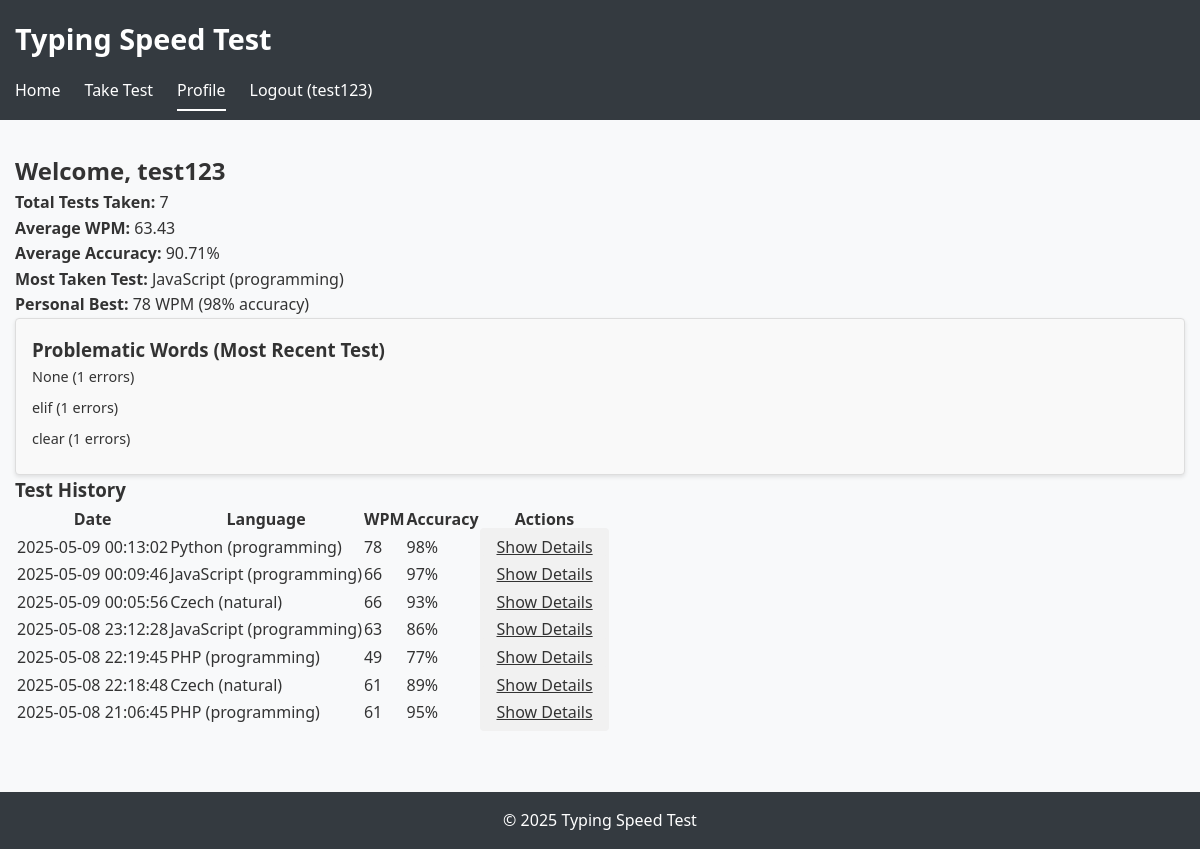
The app's page /profile.php (signed in) with its own data.
### tables this page shows
CREATE TABLE typing_tests (
            id INTEGER PRIMARY KEY AUTOINCREMENT,
            user_id INTEGER,
            language_id INTEGER,
            duration INTEGER NOT NULL,
            wpm REAL NOT NULL,
            accuracy REAL NOT NULL,
            date TIMESTAMP DEFAULT CURRENT_TIMESTAMP,
            FOREIGN KEY (user_id) REFERENCES users(id),
            FOREIGN KEY (language_id) REFERENCES langs(id)
        );

CREATE TABLE langs (
            id INTEGER PRIMARY KEY AUTOINCREMENT,
            name TEXT NOT NULL UNIQUE,
            type TEXT NOT NULL,
            words TEXT NOT NULL
        );

### includes/database.php (called while the page is built, shortened)
<?php
class Database {
    private static $instance = null;
    private $pdo;
    private function __construct() {
        try {
            $this->pdo = new PDO("sqlite:" . DB_PATH);
            $this->pdo->setAttribute(PDO::ATTR_ERRMODE, PDO::ERRMODE_EXCEPTION);
            $this->pdo->exec('PRAGMA foreign_keys = ON');
        } catch (PDOException $e) {
            die("Database connection failed: " . $e->getMessage());
        }
    }
    public static function getInstance() {
        if (self::$instance === null) {
            self::$instance = new self();
        }
        return self::$instance;
    }
    public function getTestResults($userId, $limit = 10) {
        $stmt = $this->pdo->prepare("
            SELECT t.*, l.name as language_name, l.type as language_type
            FROM typing_tests t
            JOIN langs l ON t.language_id = l.id
            WHERE t.user_id = ?
            ORDER BY t.date DESC
            LIMIT ?
        ");
        $stmt->execute([$userId, $limit]);
        return $stmt->fetchAll(PDO::FETCH_ASSOC);
    }
    public function getTestDetails($testId) {
        $stmt = $this->pdo->prepare("
            SELECT * FROM test_details WHERE test_id = ?
        ");
        $stmt->execute([$testId]);
        $details = $stmt->fetch(PDO::FETCH_ASSOC);
        if ($details) {
            $details['problematic_chars'] = json_decode($details['problematic_chars'], true);
            $details['problematic_words'] = json_decode($details['problematic_words'], true);
            $details['progress_data'] = json_decode($details['progress_data'], true);
        }
        return $details;
    }
}
?>

### includes/auth.php (called while the page is built, shortened)
<?php
require_once __DIR__ . '/database.php';
class Auth {
    public function isLoggedIn() {
        return isset($_SESSION['user_id']);
    }
    public function getCurrentUserId() {
        return $this->isLoggedIn() ? $_SESSION['user_id'] : null;
    }
    public function getCurrentUsername() {
        return $this->isLoggedIn() ? $_SESSION['username'] : null;
    }
}
?>

### profile.php (the view, shortened to what this page needs)
<?php
require_once __DIR__ . '/includes/auth.php';
require_once __DIR__ . '/includes/database.php';
$auth = new Auth();
$db = Database::getInstance();
$userId = $auth->getCurrentUserId();
$username = $auth->getCurrentUsername();
$tests = $db->getTestResults($userId, 100);
$totalTests = count($tests);
$personalBest = null;
$avgWpm = 0;
$avgAccuracy = 0;
$mostTakenTest = [];
$problematicWords = [];
if ($totalTests > 0) {
    $totalWpm = 0;
    $totalAccuracy = 0;
    $testCounts = [];
    foreach ($tests as $test) {
        $totalWpm += $test['wpm'];
        $totalAccuracy += $test['accuracy'];
        $testKey = $test['language_name'] . ' (' . $test['language_type'] . ')';
        if (!isset($testCounts[$testKey])) {
            $testCounts[$testKey] = 0;
        }
        $testCounts[$testKey]++;
        if (!$personalBest || $test['wpm'] > $personalBest['wpm']) {
            $personalBest = $test;
        }
    }
    $avgWpm = round($totalWpm / $totalTests, 2);
    $avgAccuracy = round($totalAccuracy / $totalTests, 2);
    arsort($testCounts);
    $mostTakenTest = array_key_first($testCounts);
    $latestTestDetails = $db->getTestDetails($tests[0]['id']);
    if ($latestTestDetails && isset($latestTestDetails['problematic_words'])) {
        $problematicWords = $latestTestDetails['problematic_words'];
    }
}
?>
<!DOCTYPE html>
<html lang="en">
<head>
    <link rel="stylesheet" href="css/styles.css">
</head>
<body>
    <header>
        <div class="container">
            <h1>Typing Speed Test</h1>
            <nav>
                <ul>
                    <li><a href="index.php">Home</a></li>
                    <li><a href="test.php">Take Test</a></li>
                    <li><a href="profile.php" class="active">Profile</a></li>
                    <li><a href="logout.php">Logout (<?= htmlspecialchars($username) ?>)</a></li>
                </ul>
            </nav>
        </div>
    </header>
    <main>
        <div class="container">
            <section class="profile-summary">
                <h2>Welcome, <?= htmlspecialchars($username) ?></h2>
                <div class="stats">
                    <p><strong>Total Tests Taken:</strong> <?= $totalTests ?></p>
                    <p><strong>Average WPM:</strong> <?= $avgWpm ?></p>
                    <p><strong>Average Accuracy:</strong> <?= $avgAccuracy ?>%</p>
                    <p><strong>Most Taken Test:</strong> <?= htmlspecialchars($mostTakenTest) ?></p>
                    <?php if ($personalBest): ?>
                        <p><strong>Personal Best:</strong> <?= $personalBest['wpm'] ?> WPM (<?= $personalBest['accuracy'] ?>% accuracy)</p>
                    <?php endif; ?>
                </div>
            </section>
            <section class="problematic-words">
                <h3>Problematic Words (Most Recent Test)</h3>
                <?php if (!empty($problematicWords)): ?>
                    <ul>
                        <?php foreach ($problematicWords as $word => $count): ?>
                            <li><?= htmlspecialchars($word) ?> (<?= $count ?> errors)</li>
                        <?php endforeach; ?>
                    </ul>
                <?php else: ?>
                    <p>No problematic words found.</p>
                <?php endif; ?>
            </section>
            <section class="test-history">
                <h3>Test History</h3>
                <?php if ($totalTests > 0): ?>
                    <table>
                        <thead>
                            <tr>
                                <th>Date</th>
                                <th>Language</th>
                                <th>WPM</th>
                                <th>Accuracy</th>
                                <th>Actions</th>
                            </tr>
                        </thead>
                        <tbody>
                            <?php foreach ($tests as $test): ?>
                                <tr>
                                    <td><?= htmlspecialchars($test['date']) ?></td>
                                    <td><?= htmlspecialchars($test['language_name']) ?> (<?= htmlspecialchars($test['language_type']) ?>)</td>
                                    <td><?= htmlspecialchars($test['wpm']) ?></td>
                                    <td><?= htmlspecialchars($test['accuracy']) ?>%</td>
                                    <td><a href="profile.php?test_id=<?= htmlspecialchars($test['id']) ?>" class="button secondary">Show Details</a></td>
                                </tr>
                            <?php endforeach; ?>
                        </tbody>
                    </table>
                <?php else: ?>
                    <p>No tests taken yet.</p>
                <?php endif; ?>
            </section>
        </div>
    </main>
    <footer>
        <div class="container">
            <p>&copy; <?= date('Y') ?> Typing Speed Test</p>
        </div>
    </footer>
</body>
</html>

### css/styles.css (style rules this page uses)
* { box-sizing: border-box; margin: 0; padding: 0; }
body { font-family: 'Segoe UI', Tahoma, Geneva, Verdana, sans-serif; line-height: 1.6; color: #333; background-color: #f8f9fa; }
.container { max-width: 1200px; margin: 0 auto; padding: 0 15px; }
header { background-color: #343a40; color: #fff; padding: 1rem 0; }
header h1 { font-size: 1.8rem; margin-bottom: 1rem; }
nav ul { display: flex; list-style: none; }
nav ul li { margin-right: 1.5rem; }
nav ul li a { color: #fff; text-decoration: none; padding: 0.5rem 0; }
nav ul li a.active { border-bottom: 2px solid #fff; }
main { padding: 2rem 0; }
.button { padding: 0.5rem 1rem; border: none; border-radius: 4px; font-size: 1rem; cursor: pointer; transition: background-color 0.2s; }
.button.secondary { background-color: #f1f1f1; color: #333; }
.problematic-words { background-color: #f9f9f9; border: 1px solid #ddd; border-radius: 4px; padding: 1rem; box-shadow: 0 2px 4px rgba(0, 0, 0, 0.1); overflow-y: auto; max-height: 300px; }
.problematic-words ul { list-style: none; padding: 0; margin: 0; }
.problematic-words li { margin-bottom: 0.5rem; font-size: 0.9rem; color: #333; }
footer { background-color: #343a40; color: #fff; text-align: center; padding: 1rem 0; margin-top: 2rem; }

### records on screen
typing_tests: wpm "78", accuracy "98", date "2025-05-09 00:13:02", language.name "Python", language.type "programming"
typing_tests: date "2025-05-09 00:09:46", language.name "JavaScript", language.type "programming", wpm "66", accuracy "97"
typing_tests: date "2025-05-09 00:05:56", language.name "Czech", language.type "natural", wpm "66", accuracy "93"
typing_tests: date "2025-05-08 23:12:28", language.name "JavaScript", language.type "programming", wpm "63", accuracy "86"
typing_tests: date "2025-05-08 22:19:45", language.name "PHP", language.type "programming", wpm "49", accuracy "77"
typing_tests: date "2025-05-08 22:18:48", language.name "Czech", language.type "natural", wpm "61", accuracy "89"
typing_tests: date "2025-05-08 21:06:45", language.name "PHP", language.type "programming", wpm "61", accuracy "95"

### other values on screen
$username "test123"
$totalTests "7"
$avgWpm "63.43"
$avgAccuracy "90.71"
$mostTakenTest "JavaScript (programming)"
$word "None"
$count "1"
$word "elif"
$word "clear"
